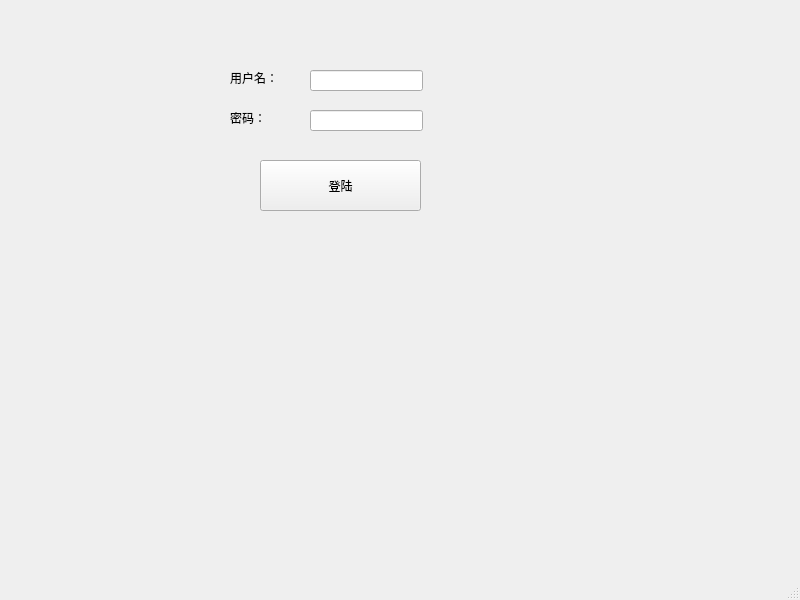
<?xml version="1.0" encoding="UTF-8"?>
<ui version="4.0">
 <class>MainWindow</class>
 <widget class="QMainWindow" name="MainWindow">
  <property name="geometry">
   <rect>
    <x>0</x>
    <y>0</y>
    <width>800</width>
    <height>600</height>
   </rect>
  </property>
  <property name="windowTitle">
   <string>MainWindow</string>
  </property>
  <widget class="QWidget" name="centralwidget">
   <widget class="QPushButton" name="loginButton">
    <property name="geometry">
     <rect>
      <x>260</x>
      <y>160</y>
      <width>161</width>
      <height>51</height>
     </rect>
    </property>
    <property name="text">
     <string>登陆</string>
    </property>
   </widget>
   <widget class="QLineEdit" name="usernameEdit">
    <property name="geometry">
     <rect>
      <x>310</x>
      <y>70</y>
      <width>113</width>
      <height>21</height>
     </rect>
    </property>
   </widget>
   <widget class="QLineEdit" name="passwordEdit">
    <property name="geometry">
     <rect>
      <x>310</x>
      <y>110</y>
      <width>113</width>
      <height>21</height>
     </rect>
    </property>
   </widget>
   <widget class="QLabel" name="username">
    <property name="geometry">
     <rect>
      <x>230</x>
      <y>70</y>
      <width>58</width>
      <height>16</height>
     </rect>
    </property>
    <property name="text">
     <string>用户名：</string>
    </property>
   </widget>
   <widget class="QLabel" name="password">
    <property name="geometry">
     <rect>
      <x>230</x>
      <y>110</y>
      <width>58</width>
      <height>16</height>
     </rect>
    </property>
    <property name="text">
     <string>密码：</string>
    </property>
   </widget>
  </widget>
  <widget class="QMenuBar" name="menubar">
   <property name="geometry">
    <rect>
     <x>0</x>
     <y>0</y>
     <width>800</width>
     <height>33</height>
    </rect>
   </property>
  </widget>
  <widget class="QStatusBar" name="statusbar"/>
 </widget>
 <resources/>
 <connections/>
</ui>
